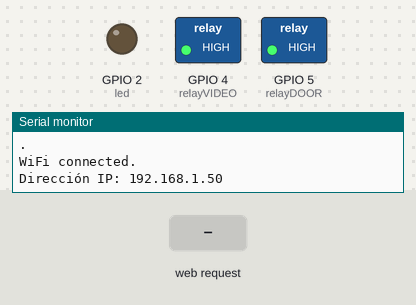
A sketch run on a simulated ESP32. Shown: switched loads named in the sketch (green lamp = pin HIGH), output pins drawn as LEDs (lit = HIGH), the last lines printed to the serial monitor. The test bench sets the inputs (shaded band). WiFi joins after 1.5 s; servers stay silent unless stated; uploads are accepted with an empty reply.

Above: at 2.9 s.
3.0 s: HTTP request GET /open received
At 4.3 s:
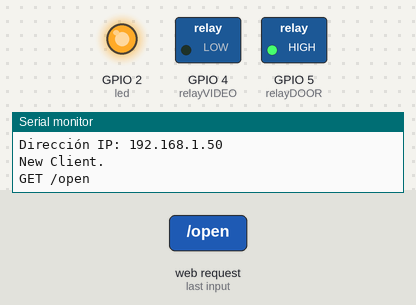
At 5.9 s:
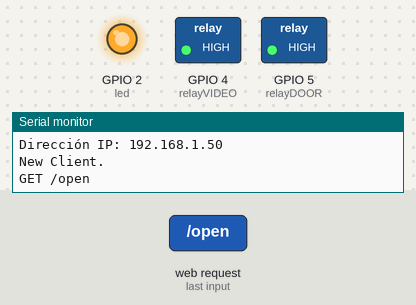
Timing chart, 0 to 9.0 s (numbered marks = the images above; inputs shaded):
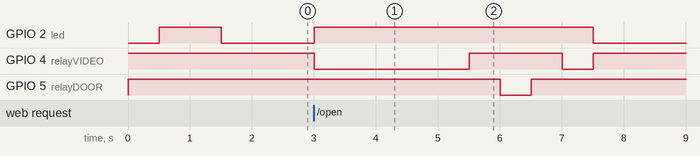

Measured:
- after the input at 3.0 s, GPIO 2 (led): LOW → HIGH at once, → LOW 4.5 s later; GPIO 4 (relayVIDEO): HIGH → LOW at once, → HIGH 2.5 s later, → LOW 1.5 s later, → HIGH 0.50 s later; GPIO 5 (relayDOOR): HIGH → LOW after 3.0 s, → HIGH 0.50 s later

The sketch:

porteroCasa.ino
```cpp
/*
* CREDITS
* Author: Horacio Manuel
* GitHub: h0r4ci0
* Mail: horamalean@proton.me
*
* I hope my code works on your machine :D
*/

#include <WiFi.h>
#include <HTTPClient.h>

#define relayVIDEO 4
#define relayDOOR 5
#define led 2
#define sleep 2500
#define wait 500

const char* ssid = "SSID";
const char* password = "password";
const char* ntfyServer = "http://[ntfy_IP]/doorBell";

WiFiServer server(80);

void setup() {
  Serial.begin(115200);
  pinMode(relayVIDEO, OUTPUT);
  pinMode(relayDOOR, OUTPUT);
  pinMode(led, OUTPUT);
  digitalWrite(relayVIDEO, 1);
  digitalWrite(relayDOOR, 1);
  connectToWiFi(); // call the funcion to connect to WiFi
  server.begin();
}

void loop() {
  if (WiFi.status() != WL_CONNECTED) {
    // if connection lost, try connecting again
    connectToWiFi();
  }

  WiFiClient client = server.available(); // listen for incoming clients

  if (client) {
    // Resto de tu código
   Serial.println("New Client.");           // print a message out the serial port
    String currentLine = "";                // make a String to hold incoming data from the client
    while (client.connected()) {            // loop while the client's connected
      if (client.available()) {             // if there's bytes to read from the client,
        char c = client.read();             // read a byte, then
        Serial.write(c);                    // print it out the serial monitor
        if (c == '\n') {                    // if the byte is a newline character

          // if the current line is blank, you got two newline characters in a row.
          // that's the end of the client HTTP request, so send a response:
          if (currentLine.length() == 0) {
            // HTTP headers always start with a response code (e.g. HTTP/1.1 200 OK)
            // and a content-type so the client knows what's coming, then a blank line:
            client.println("HTTP/1.1 200 OK");
            client.println("Content-type:text/html");
            client.println();

            // the content of the HTTP response follows the header:
            client.print("<!DOCTYPE html><html><head><title>Control de la puerta del patio</title><style>body{font-family:Arial,sans-serif;background-color:#f2f2f2;text-align:center;margin:0;padding:0}h1{color:#333}.container{background-color:#fff;border-radius:10px;box-shadow:0 0 10px rgba(0,0,0,0.1);padding:20px;max-width:300px;margin:0 auto;margin-top:50px}button{background-color:#3498db;color:#fff;border:none;border-radius:5px;padding:10px 20px;font-size:16px;cursor:pointer;transition:background-color 0.3s}button:hover{background-color:#297fb8}</style></head><body><h1>Control de la puerta del patio</h1><div class=\'container\'><a href=\'/open\'><button id=\'openButton\'>Abrir la puerta</button></a></div></body></html>");
            // The HTTP response ends with another blank line:
            client.println();
            // break out of the while loop:
            break;
          }

          else {    // if you got a newline, then clear currentLine:
            currentLine = "";
          }
        }
          else if (c != '\r') {  // if you got anything else but a carriage return character,
          currentLine += c;      // add it to the end of the currentLine
        }

        // Check the client requests.
        if (currentLine.equals("GET /open")) {
          digitalWrite(led, 1);
          digitalWrite(relayVIDEO, 0);
          delay(sleep);
          digitalWrite(relayVIDEO, 1);
          delay(wait);
          digitalWrite(relayDOOR, 0);
          delay(wait);
          digitalWrite(relayDOOR, 1);
          delay(wait);
          digitalWrite(relayVIDEO, 0);
          delay(wait);
          digitalWrite(relayVIDEO, 1);
          digitalWrite(led, 0);
          ntfyNotify("Door open");
        }
      }
    }
    // close the connection:
    client.stop();
    Serial.println("Client Disconnected.");
  }
}

void connectToWiFi() {
  Serial.println("Connecting to Wi-Fi...");
  WiFi.begin(ssid, password);

  while (WiFi.status() != WL_CONNECTED) {
    delay(wait);
    Serial.print(".");
    digitalWrite(led, 1);
    delay(1000);
    digitalWrite(led, 0);
  }

  Serial.println("");
  Serial.println("WiFi connected.");
  Serial.print("Dirección IP: ");
  Serial.println(WiFi.localIP());
  ntfyNotify("Door Bell connected to WiFi");

}

// Send a notification to the server
void ntfyNotify(const char* ntfyMessage) {
  HTTPClient http;
  http.begin(ntfyServer); // starts the HTTP connection
  http.addHeader("Content-Type", "application/x-www-form-urlencoded"); // header content type
  int httpResponseCode = http.POST(ntfyMessage); // send the request
  http.end();
}
```
